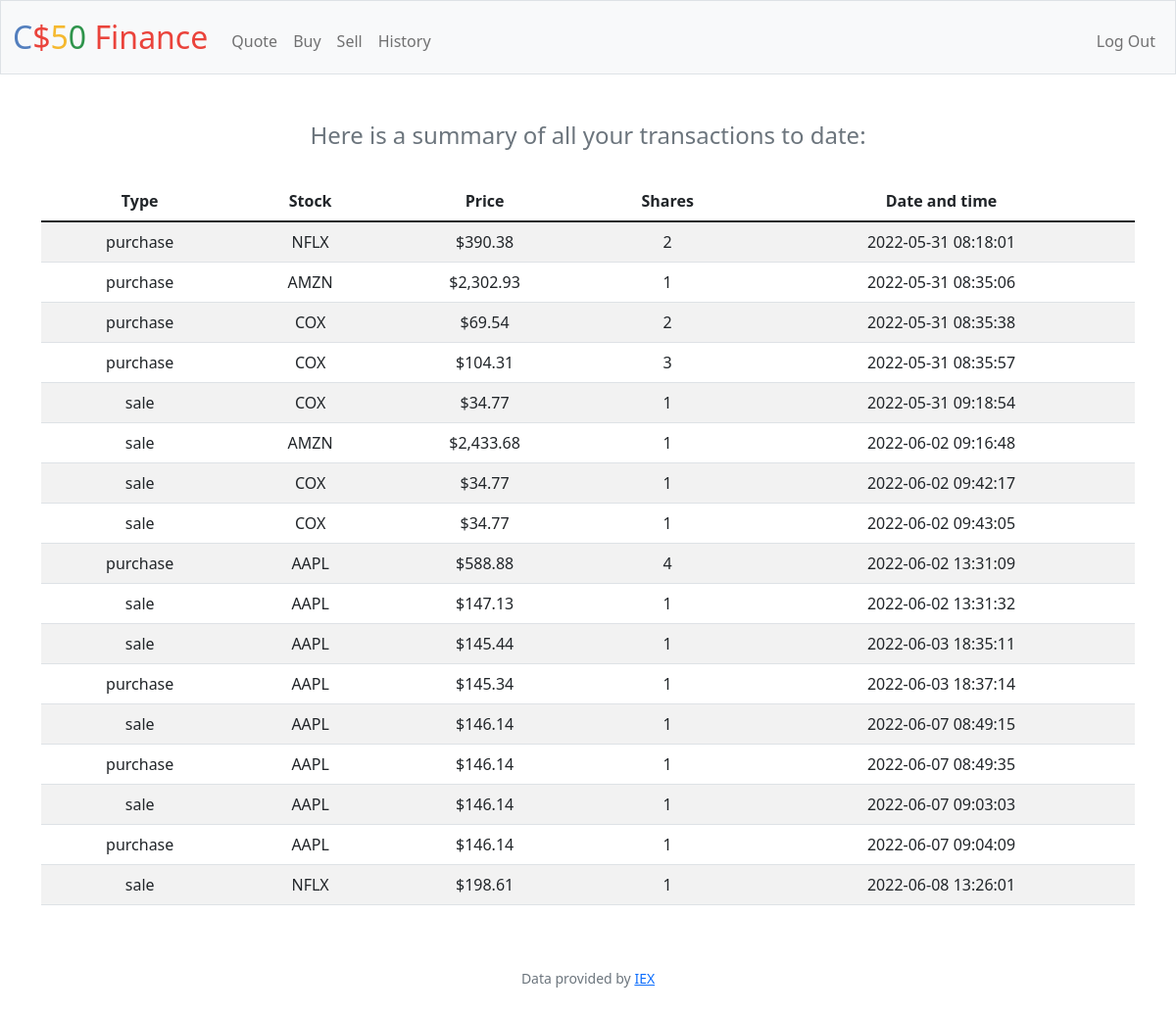
Page /history (signed in) on the earlier database version.
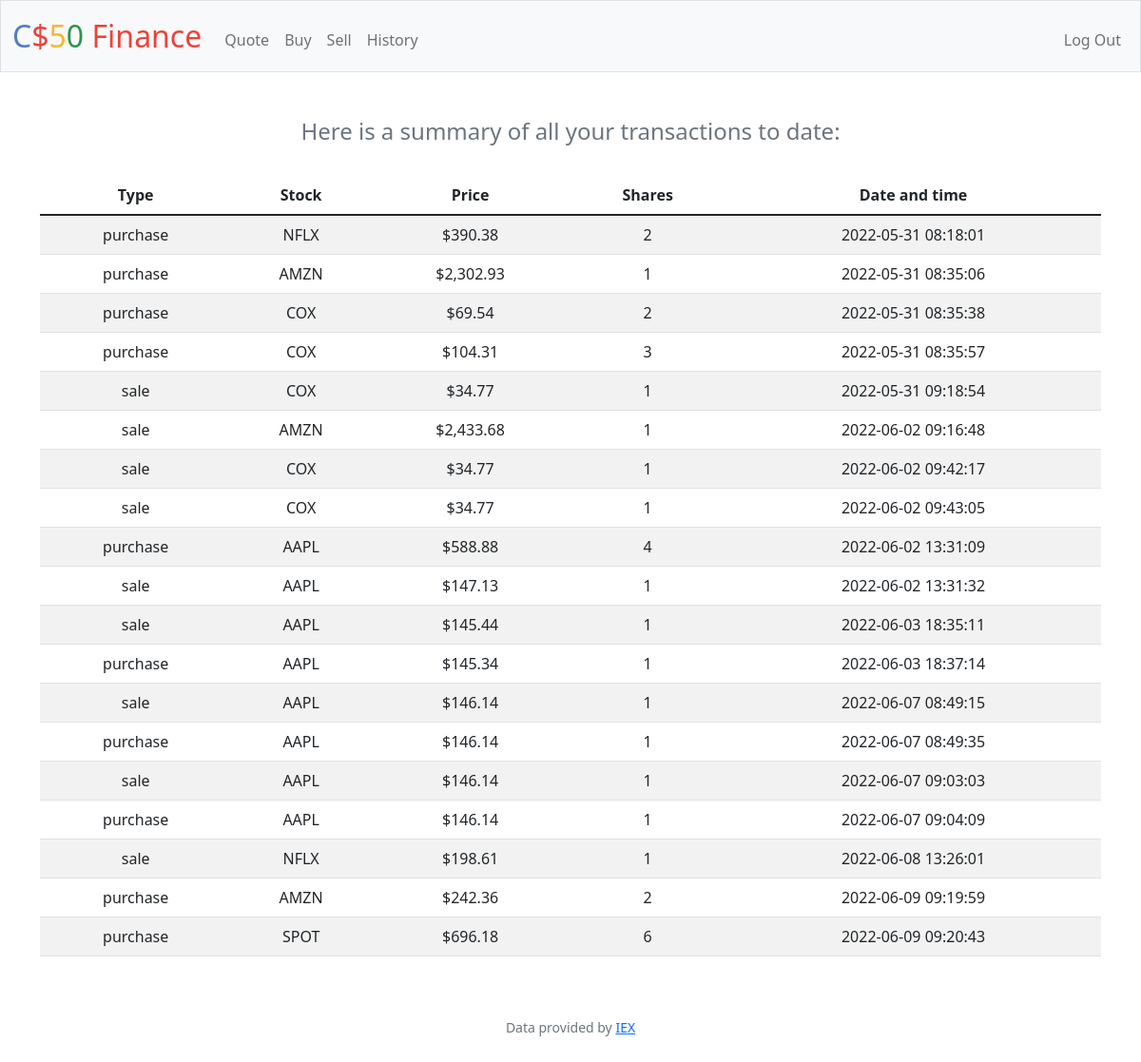
Same page on the later database version.
### tables this page shows
CREATE TABLE transactions (transaction_id INTEGER PRIMARY KEY AUTOINCREMENT NOT NULL, type TEXT NOT NULL, stock TEXT NOT NULL, price FLOAT NOT NULL, shares INTEGER NOT NULL, time DATETIME, user_id);

### app.py (the view)
@app.route("/history")
@login_required
def history():                                  #6
    transactions = db.execute("SELECT type, stock, price, shares, time FROM transactions WHERE user_id = ?", session["user_id"])
    return render_template("history.html", transactions=transactions)

### app.py (called while the page is built)
@app.after_request
def after_request(response):
    response.headers["Cache-Control"] = "no-cache, no-store, must-revalidate"
    response.headers["Expires"] = 0
    response.headers["Pragma"] = "no-cache"
    return response

### helpers.py (called while the page is built)
def login_required(f):
    @wraps(f)
    def decorated_function(*args, **kwargs):
        if session.get("user_id") is None:
            return redirect("/login")
        return f(*args, **kwargs)
    return decorated_function

def usd(value):
    return f"${value:,.2f}"

### templates/history.html (shortened to what this page needs)
{% extends "layout.html" %}
{% block main %}
    <h4 class="text-secondary">Here is a summary of all your transactions to date:</h4>
    <br>
        <table class="table table-striped text-center">
            <thead>
                <tr>
                    <th>Type</th>
                    <th>Stock</th>
                    <th>Price</th>
                    <th>Shares</th>
                    <th>Date and time</th>
                </tr>
            </thead>
            <tbody>
                {% for item in transactions %}
                    <tr>
                        <td>{{ item["type"] }}</td>
                        <td>{{ item["stock"] }}</td>
                        <td>{{ item["price"] | usd }}</td>
                        <td>{{ item["shares"] }}</td>
                        <td>{{ item["time"] }}</td>
                    </tr>
                {% endfor %}
            </tbody>
        </table>
{% endblock %}

### templates/layout.html (shortened to what this page needs)
<!DOCTYPE html>
<html lang="en">
    <head>
        <link href="https://cdn.jsdelivr.net/npm/bootstrap@5.1.3/dist/css/bootstrap.min.css" rel="stylesheet">
        <link href="/static/styles.css" rel="stylesheet">
    </head>
    <body>
        <nav class="bg-light border navbar navbar-expand-md navbar-light">
            <div class="container-fluid">
                <a class="navbar-brand" href="/"><span class="blue">C</span><span class="red">$</span><span class="yellow">5</span><span class="green">0</span> <span class="red">Finance</span></a>
                <div class="collapse navbar-collapse" id="navbar">
                    {% if session["user_id"] %}
                        <ul class="navbar-nav me-auto mt-2">
                            <li class="nav-item"><a class="nav-link" href="/quote">Quote</a></li>
                            <li class="nav-item"><a class="nav-link" href="/buy">Buy</a></li>
                            <li class="nav-item"><a class="nav-link" href="/sell">Sell</a></li>
                            <li class="nav-item"><a class="nav-link" href="/history">History</a></li>
                        </ul>
                        <ul class="navbar-nav ms-auto mt-2">
                            <li class="nav-item"><a class="nav-link" href="/logout">Log Out</a></li>
                        </ul>
                    {% else %}
                        <ul class="navbar-nav ms-auto mt-2">
                            <li class="nav-item"><a class="nav-link" href="/register">Register</a></li>
                            <li class="nav-item"><a class="nav-link" href="/login">Log In</a></li>
                        </ul>
                    {% endif %}
                </div>
            </div>
        </nav>
        <main class="container py-5 text-center">
            {% block main %}
            {% endblock %}
        </main>
        <footer class="mb-5 small text-center text-muted">
            Data provided by <a href="https://iexcloud.io/">IEX</a>
        </footer>
    </body>
</html>

### static/styles.css (style rules this page uses)
nav .navbar-brand { font-size: xx-large; }
nav .navbar-brand .blue { color: #537fbe; }
nav .navbar-brand .red { color: #ea433b; }
nav .navbar-brand .yellow { color: #f5b82e; }
nav .navbar-brand .green { color: #2e944b; }

Differences in the rows shown:
added transactions: type "purchase", stock "AMZN", price "$242.36", shares "2", time "2022-06-09 09:19:59"
added transactions: type "purchase", stock "SPOT", price "$696.18", shares "6", time "2022-06-09 09:20:43"
